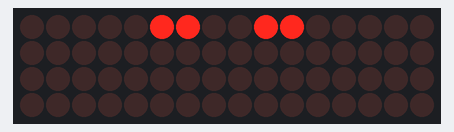
Recording of a sketch running on a simulated Arduino Uno, built with avr-gcc and run on an emulated ATmega328P. On the bench: 16×4 LED matrix. Wiring (inferred from the names in the program): LED cube drawn one layer per row (orientation assumed): layers pin 2, pin 3, pin 4, pin 5; columns pin 6, pin 7, pin 8, pin 9, pin 10, pin 11, pin 12, pin 13, A0, A1, A2, A3, A4, A5, pin 0, pin 1.

Above: at 0.37 s.
At 1.31 s:
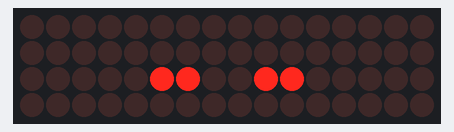
At 2.31 s:
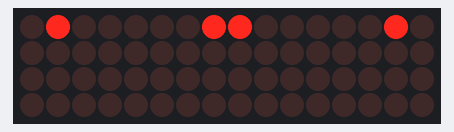
At 4.1 s:
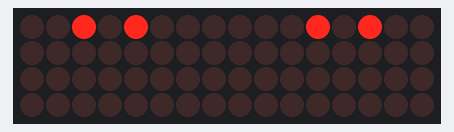
At 5.81 s:
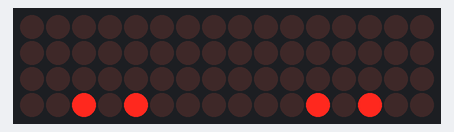
At 7.81 s:
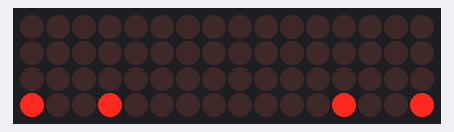

Measured:
- by itself, everything shown: repeats every 8.0 s, in 16 steps
- what the display in image 1 shows lasts 0.5 s, from 1.1 s to 1.6 s

The sketch:

LED_Cube_Circular_Wave_Animation.ino
```cpp
// 4×4×4 LED Cube –  🌊 Circular Wave Animation (Common‑Cathode, NPN Transistors)

// == Pin Definitions ==
const int columnPins[16] = {
  6,  7,  8,  9,
  10, 11, 12, 13,
  A0, A1, A2, A3,
  A4, A5, 0,  1
};
const int layerPins[4] = { 2, 3, 4, 5 };  // NPN transistor bases

void setup() {
// Columns OFF (anodes LOW)
for (int c = 0; c < 16; c++) {
  pinMode(columnPins[c], OUTPUT);
  digitalWrite(columnPins[c], LOW);
}
// Layers OFF (NPN off = LOW)
for (int l = 0; l < 4; l++) {
  pinMode(layerPins[l], OUTPUT);
  digitalWrite(layerPins[l], LOW);
}
}

void loop() {
  circularWave();
  delay(10);
}
// 🌊 Circular Wave Animation (Common‑Cathode, NPN Transistors)
//     – LEDs light from center outward in concentric square patterns

void circularWave() {
  const int STEP_DELAY = 500;  // time between wave layers (ms)

  // Concentric square LED groups (per 4×4 layer):
  // Center → Mid → Outer ring
  int waveOrder[4][4] = {
    {5, 6, 9, 10},     // Center square
    {1, 7, 14, 8},      // Next out
    {2, 11, 13, 4},   // Next ring
    {0, 3, 12, 15}     // Corners
  };

  // Loop through each ring (center to outer)
  for (int ring = 0; ring < 4; ring++) {
    for (int layer = 0; layer < 4; layer++) {
      digitalWrite(layerPins[layer], HIGH);   // turn on the layer
      for (int i = 0; i < 4; i++) {
        int col = waveOrder[ring][i];
        digitalWrite(columnPins[col], HIGH);  // light all 4 ring LEDs
      }
      delay(STEP_DELAY);
      for (int i = 0; i < 4; i++) {
        digitalWrite(columnPins[waveOrder[ring][i]], LOW);  // off
      }
      digitalWrite(layerPins[layer], LOW);    // layer off
    }
  }
}
```
